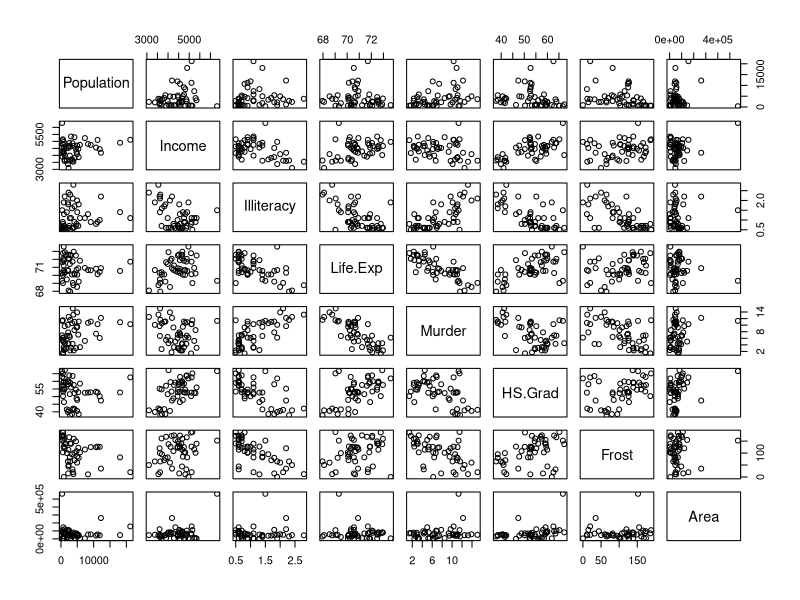
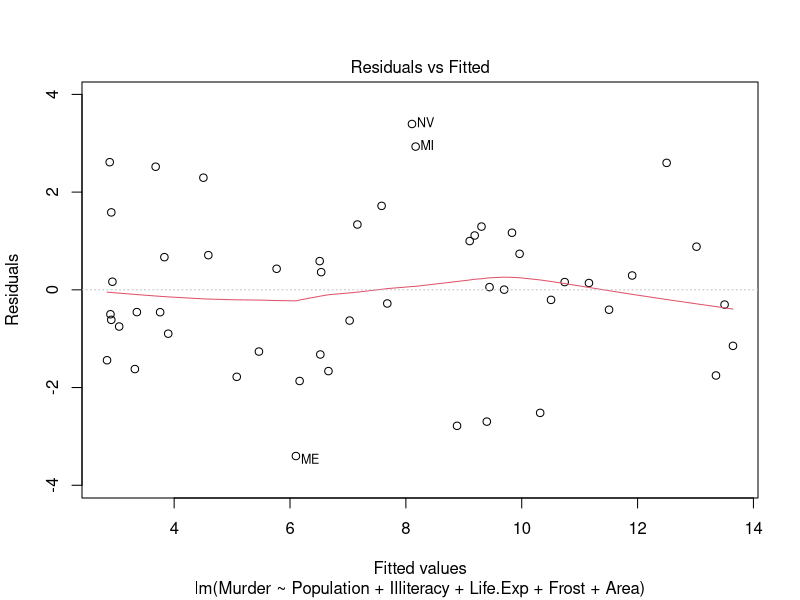
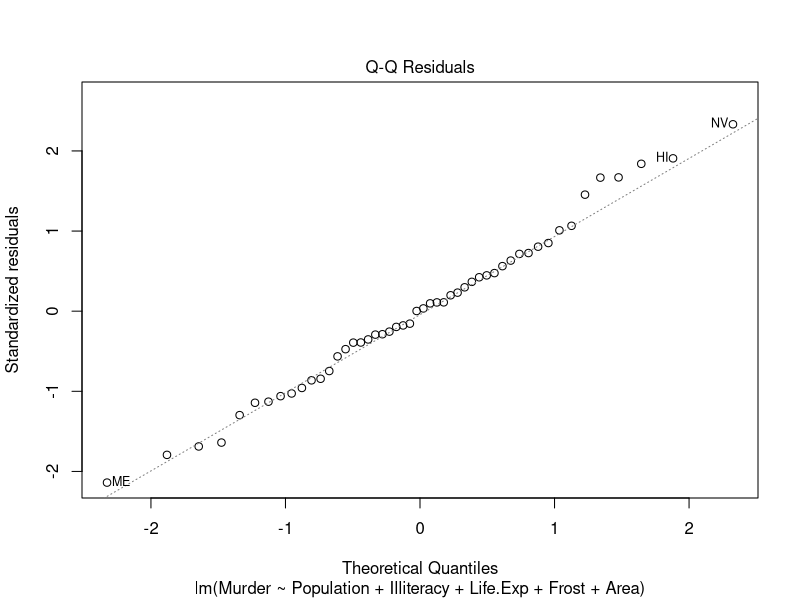
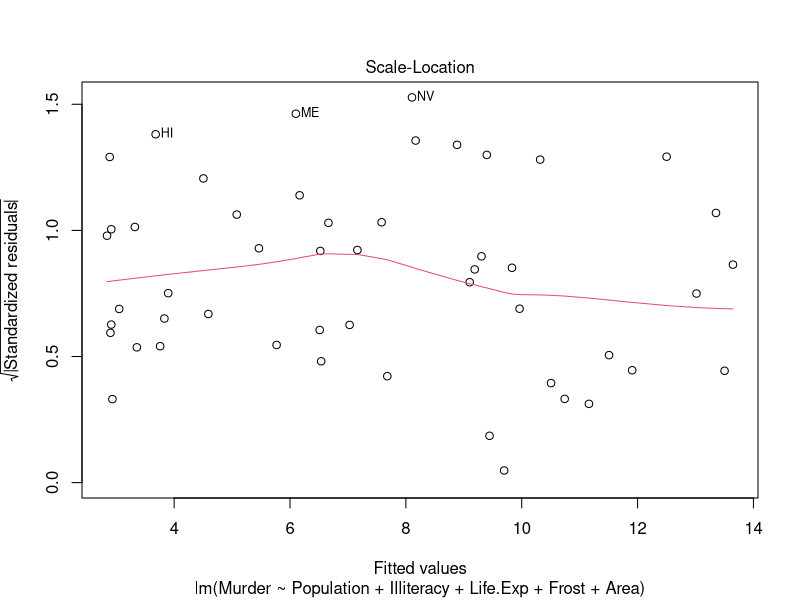
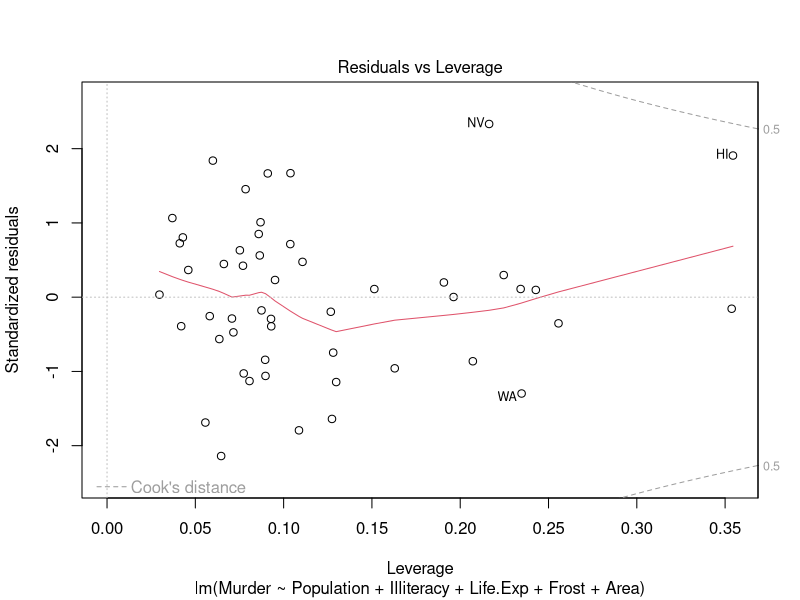
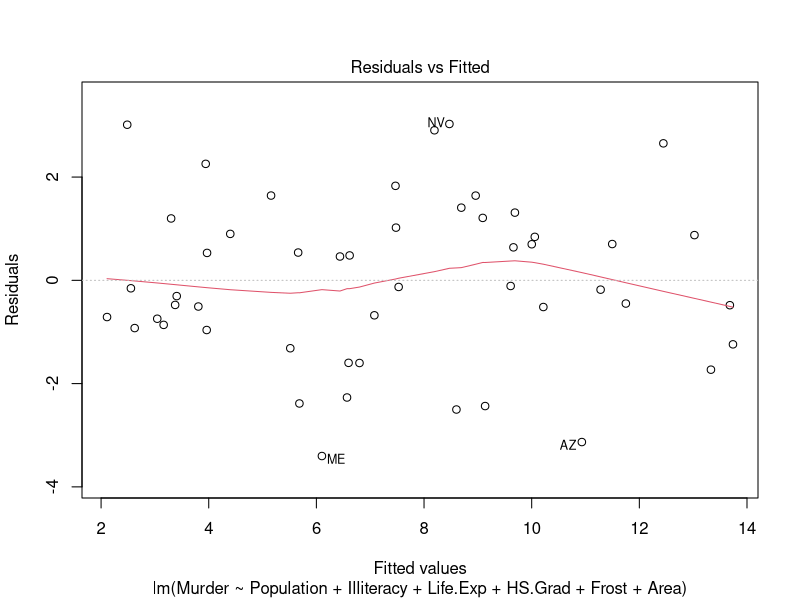
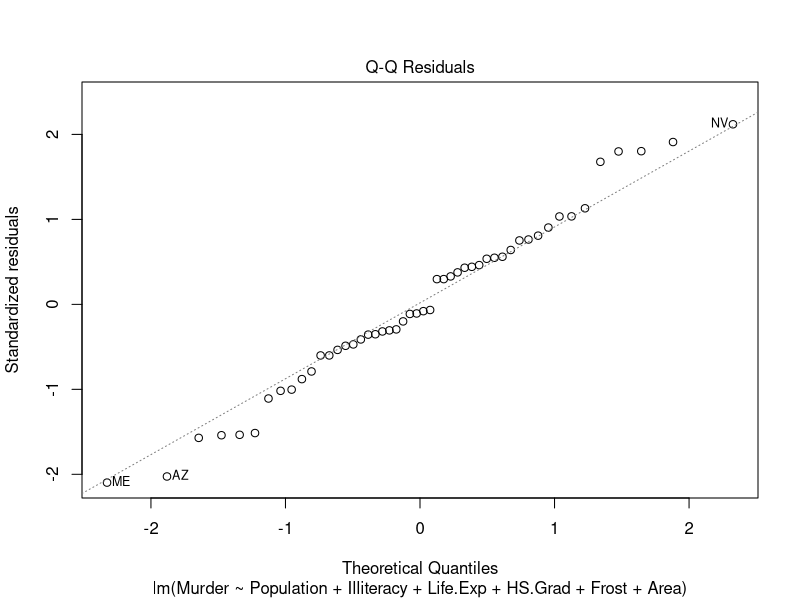
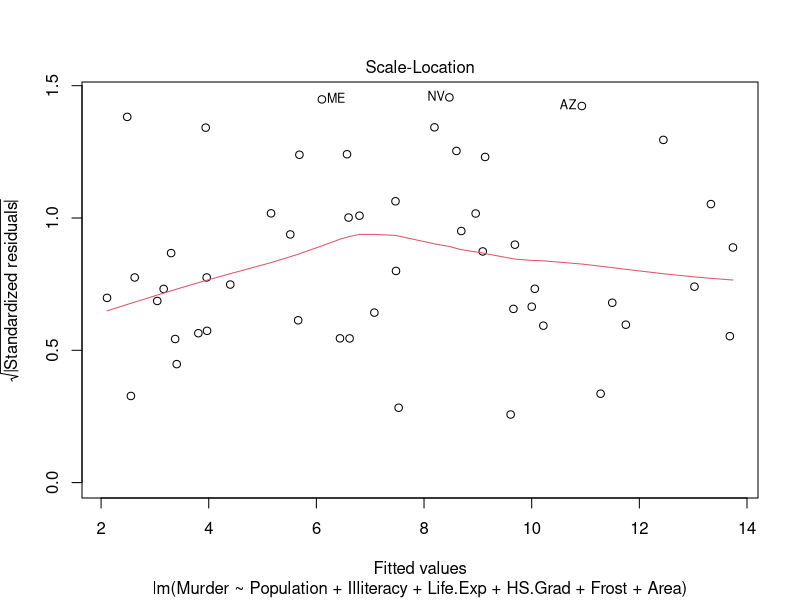

R code for these plots, in order:
## ---- chunk 1
knitr::opts_chunk$set(echo = TRUE)
## ---- chunk 2
y = c(5.5,5.9,6.5,5.9,8,9,10,10.8)
X = matrix(c(rep(1,8),7.2,10,9,5.5,9,9.8,14.5,8,8.7,9.4,
             10,9,12,11,12,13.7,5.5,4.4,4,7,5,6.2,5.8,3.9),8,4)
b = solve(t(X)%*%X,t(X)%*%y)
e = y - X%*%b
n = dim(X)[1]
p = dim(X)[2]
s2 = sum(e^2)/(n-p)

b
s2
## ---- chunk 3
c = solve(t(X)%*%X)
c
## ---- chunk 4
s = sqrt(sum(e^2)/(n-p))
alpha = 0.01
ta = qt(1-alpha/2, df=(n-p))
t = c(1,8,9,5)
ttb = t(t)%*%b
CI = c(ttb) + c(-1,1)*c(ta*s*sqrt(t(t)%*%solve(t(X)%*%X)%*%t))

CI
## ---- chunk 5
for (alpha in seq(0.01, 0.15, by = 0.0005)) {
  # t_alpha given an alpha value
  ta = qt(1-alpha/2, df=(n-p)) 
  # Generate Prediction Interval given alpha
  PI = c(ttb) + c(-1,1)*c(ta*s*sqrt(1+t(t)%*%solve(t(X)%*%X)%*%t))  
  if (round(PI[1],3) == 4.012 && round(PI[2],3) == 7.087) {
    print(alpha)
    print(round(PI,3))
  }
}
## ---- chunk 6
SSRes = t(y-X%*%b)%*%(y-X%*%b)
CorrectedSSReg = t(y)%*%X%*%b - sum(y)^2/n
k = 3 # num parameters
Fstat = (CorrectedSSReg/k)/(SSRes/(n-k-1))
Fval = qf(0.95,k,n-k-1)

Fstat
Fval
Fstat > Fval
## ---- chunk 7
data(state)
statedata <- data.frame(state.x77, row.names=state.abb, check.names=TRUE)

pairs(statedata)

statedata$Area = log(statedata$Area) # log Area
statedata$Illiteracy = log(statedata$Illiteracy) # log Illiteracy
## ---- chunk 8
basemodel = lm(Murder ~ 1, data=statedata)

add1(basemodel, scope= ~ . + Population + Income + Illiteracy + Life.Exp + HS.Grad + Frost + Area, data=statedata, test="F")
# we add Life.Exp
model1 = lm(Murder ~ Life.Exp, data=statedata)
add1(model1, scope= ~ . + Population + Income + Illiteracy + HS.Grad + Frost + Area, data=statedata, test="F")
# we add Frost
model2 = lm(Murder ~ Life.Exp + Frost, data=statedata)
add1(model2, scope= ~ . + Population + Income + Illiteracy + HS.Grad +  Area, data=statedata, test="F")
# we add Area
model3 = lm(Murder ~ Life.Exp + Frost + Area, data=statedata)
add1(model3, scope= ~ . + Population + Income + Illiteracy + HS.Grad, data=statedata, test="F")
# we add Population
model4 = lm(Murder ~ Life.Exp + Frost + Area + Population, data=statedata)
add1(model4, scope= ~ . + Income + Illiteracy + HS.Grad, data=statedata, test="F")
# we add Illiteracy
model5 = lm(Murder ~ Life.Exp + Frost + Area + Population + Illiteracy, data=statedata)
add1(model5, scope= ~ . + Income + HS.Grad, data=statedata, test="F")
# Our final model keeps Life.Exp, Frost, Area, Population, Illiteracy

model5
## ---- chunk 9
fullmodel = lm(Murder ~ Population + Income + Illiteracy + Life.Exp + HS.Grad + Frost + Area, data=statedata)
model = step(fullmodel, scope= ~ . + Population + Income + Illiteracy + Life.Exp + HS.Grad + Frost + Area, data=statedata)
# Our final model keeps Life.Exp, Area, Illiteracy, Population, Frost at a significance level of alpha=0.05

model
## ---- chunk 10
plot(model)
## ---- chunk 11
statedata$Population = log(statedata$Population)

fullmodel = lm(Murder ~ Population + Income + Illiteracy + Life.Exp + HS.Grad + Frost + Area, data=statedata)
model = step(fullmodel, scope= ~ . + Population + Income + Illiteracy + Life.Exp + HS.Grad + Frost + Area, data=statedata)

plot(model)
## ---- chunk 12
Xscaled = scale(X[,-1]) # No intercept parameter (Piazza)
yscaled = scale(y, scale=FALSE) # Only centering, no scale (Piazza)
r = dim(t(Xscaled)%*%Xscaled)
lambda = diag(0.5, r)
b = solve(t(Xscaled)%*%Xscaled + lambda, t(Xscaled)%*%yscaled)

b
## ---- chunk 13
library(matrixcalc)
aic = c()
lambdas = seq(0, 0.5, by=0.01)

for (i in lambdas){
  lambda = diag(i, r)
  
  ridgeb = solve(t(Xscaled)%*%Xscaled + lambda, t(Xscaled)%*%yscaled)
  SSRes = t(yscaled-Xscaled%*%ridgeb)%*%(yscaled-Xscaled%*%ridgeb)
  
  H = Xscaled%*%solve(t(Xscaled)%*%Xscaled + lambda)%*%t(Xscaled)
  
  aic = c(aic, n*log(SSRes/n) + 2*matrix.trace(H))
}

plot(lambdas, aic, col='orange', type='l')
lambda_aic = lambdas[which.min(aic)]

lambda_aic
